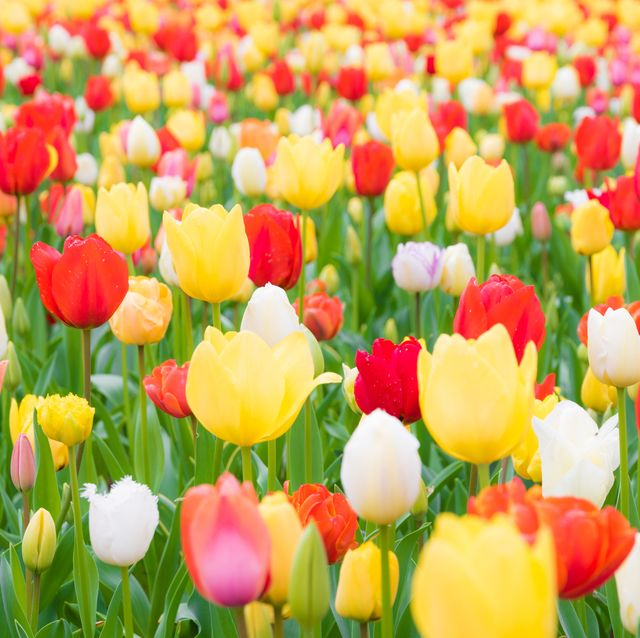
#> input picture tulips.jpg, 640 x 638 px
$ jupyter execute Untitled2.ipynb
#> lines starting #> are read from the running program, lines starting #| are printed output that depends on the picture
[cell 1]
import numpy as np
import pandas as pd
import matplotlib.pyplot as plt
import cv2

[cell 2]
img_src=cv2.imread("tulips.jpg")
#> img_src is the input picture: shape (638, 640, 3); mean B, G, R 87.5, 161.1, 197.5
plt.imshow(img_src)

[cell 3]
def translation(tx, ty, img_src):
#> called with tx = 200, ty = 300
    T = np.float32([[1, 0, tx], [0, 1, ty]])
    h, w = img_src.shape[:2]  # Corrected to get height and width correctly
#> h = 638; w = 640
    img_dst = cv2.warpAffine(img_src, T, (w, h))
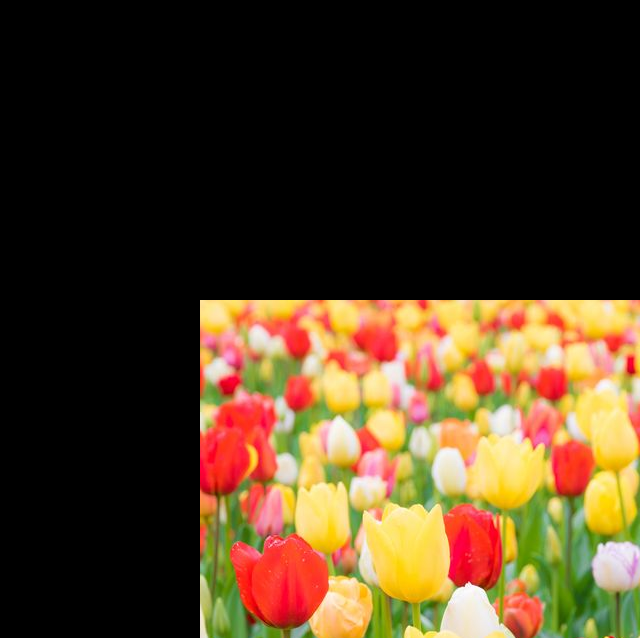
#> img_dst: shape (638, 640, 3); mean B, G, R 33.5, 58.1, 77.9
    return img_dst

# Assuming img_src is already defined and loaded
T_img = translation(200, 300, img_src)

# Convert the image from BGR to RGB for correct color display in matplotlib
plt.imshow(cv2.cvtColor(T_img, cv2.COLOR_BGR2RGB))
plt.show()

[cell 4]
def Rotation(an, img_src, sf):
#> called with an = -60, sf = 0.6
    h, w = img_src.shape[:2]  # Corrected to get height and width correctly
#> h = 638; w = 640
    cr = (w // 2, h // 2)  # Center of rotation
#> cr = (320, 319)
    RM = cv2.getRotationMatrix2D(cr, an, sf)  # Added scaling factor to the rotation matrix
    img_dst = cv2.warpAffine(img_src, RM, (w, h))
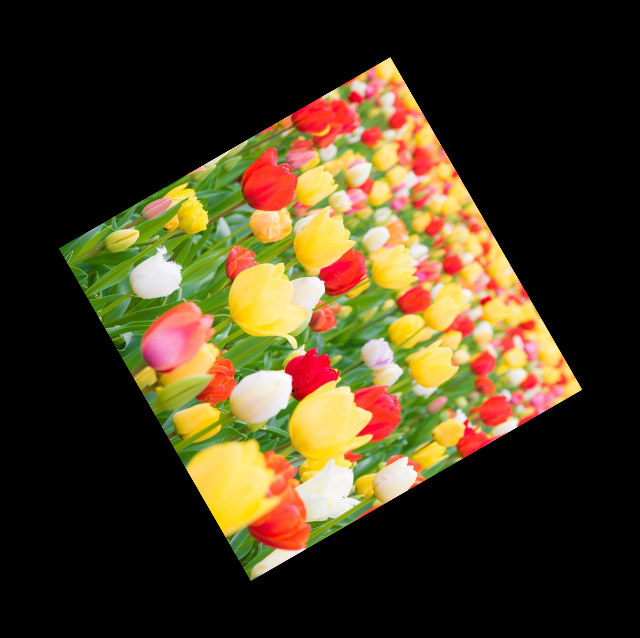
#> img_dst: shape (638, 640, 3); mean B, G, R 31.5, 58, 71.1
    return img_dst

# Assuming img_src is already defined and loaded
rotated_img = Rotation(-60, img_src, 0.6)

# Convert the image from BGR to RGB for correct color display in matplotlib
plt.imshow(cv2.cvtColor(rotated_img, cv2.COLOR_BGR2RGB))
plt.show()

$ run again, with p2.jpeg copied over tulips.jpg
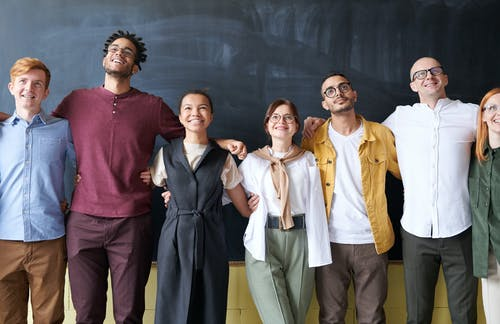
#> input picture p2.jpeg, 500 x 324 px
#> img_src is the input picture: shape (324, 500, 3); mean B, G, R 101.5, 99.6, 105
#> in translation, `img_dst = cv2.warpAffine(img_src, T, (w, h))`:
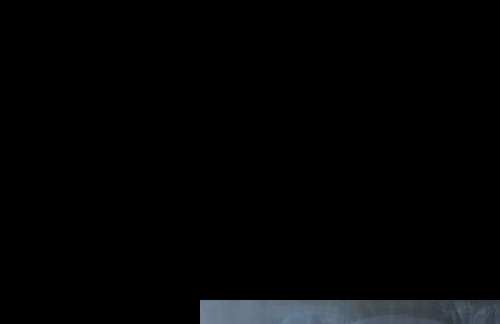
#> img_dst: shape (324, 500, 3); mean B, G, R 4.8, 4.2, 3.6
#> in Rotation, `img_dst = cv2.warpAffine(img_src, RM, (w, h))`:
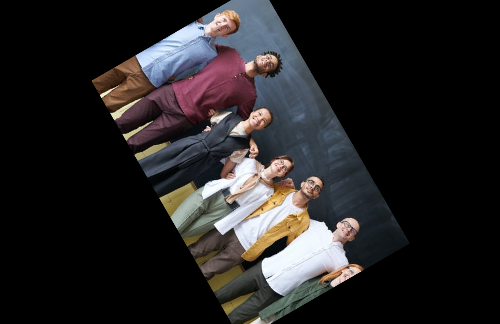
#> img_dst: shape (324, 500, 3); mean B, G, R 35.9, 35.3, 37.2
